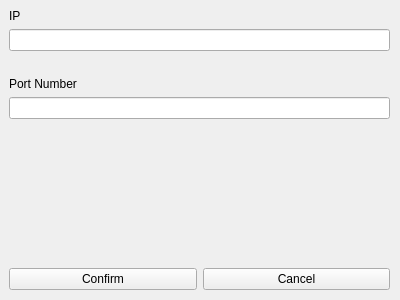
<?xml version="1.0" encoding="UTF-8"?>
<ui version="4.0">
 <class>ConnectSettingPopup</class>
 <widget class="QWidget" name="ConnectSettingPopup">
  <property name="geometry">
   <rect>
    <x>0</x>
    <y>0</y>
    <width>400</width>
    <height>300</height>
   </rect>
  </property>
  <property name="windowTitle">
   <string>Form</string>
  </property>
  <widget class="QWidget" name="gridLayoutWidget">
   <property name="geometry">
    <rect>
     <x>9</x>
     <y>9</y>
     <width>381</width>
     <height>281</height>
    </rect>
   </property>
   <layout class="QGridLayout" name="gridLayout">
    <item row="0" column="0">
     <layout class="QVBoxLayout" name="verticalLayout">
      <item>
       <widget class="QLabel" name="ipLabel">
        <property name="text">
         <string>IP</string>
        </property>
       </widget>
      </item>
      <item>
       <widget class="QLineEdit" name="ip"/>
      </item>
      <item>
       <widget class="QLabel" name="ipWarning">
        <property name="text">
         <string/>
        </property>
       </widget>
      </item>
      <item>
       <widget class="QLabel" name="portLabel">
        <property name="text">
         <string>Port Number</string>
        </property>
       </widget>
      </item>
      <item>
       <widget class="QLineEdit" name="port"/>
      </item>
      <item>
       <widget class="QLabel" name="portWarning">
        <property name="text">
         <string/>
        </property>
       </widget>
      </item>
     </layout>
    </item>
    <item row="5" column="0">
     <layout class="QHBoxLayout" name="horizontalLayout">
      <item>
       <widget class="QPushButton" name="confirmButton">
        <property name="text">
         <string>Confirm</string>
        </property>
       </widget>
      </item>
      <item>
       <widget class="QPushButton" name="cancelButton">
        <property name="text">
         <string>Cancel</string>
        </property>
       </widget>
      </item>
     </layout>
    </item>
    <item row="1" column="0" rowspan="4">
     <spacer name="verticalSpacer">
      <property name="orientation">
       <enum>Qt::Orientation::Vertical</enum>
      </property>
      <property name="sizeHint" stdset="0">
       <size>
        <width>20</width>
        <height>40</height>
       </size>
      </property>
     </spacer>
    </item>
   </layout>
  </widget>
 </widget>
 <resources/>
 <connections/>
</ui>
